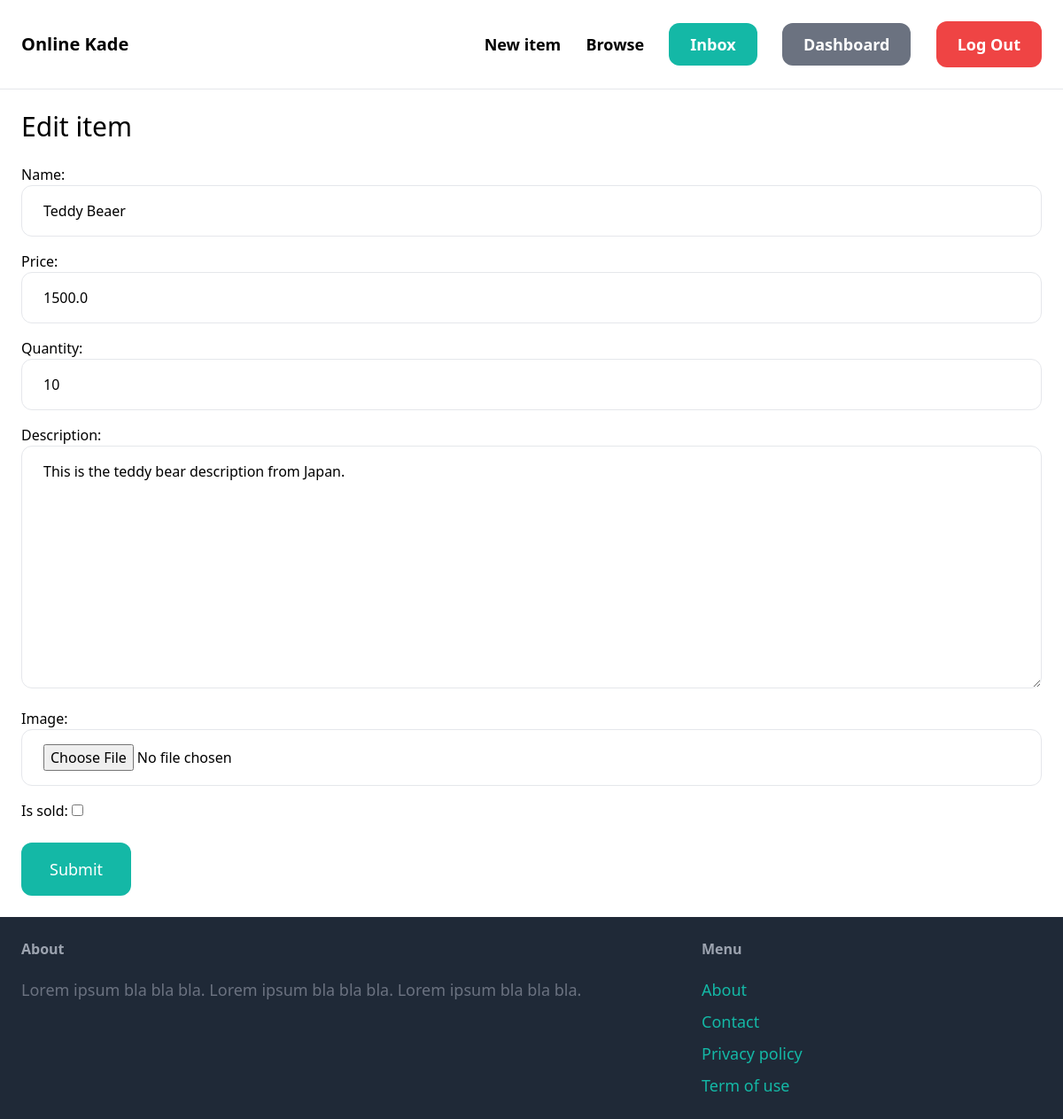
The page /items/1/edit/ (signed in) on the database its author committed.
### item/models.py (models this page shows, shortened)
class Item(models.Model):
    catagory = models.ForeignKey(
        Catagory, related_name='items', on_delete=models.CASCADE)
    name = models.CharField(max_length=100)
    description = models.TextField(blank=True, null=True)
    price = models.FloatField()
    quantity = models.IntegerField()
    image = models.ImageField(upload_to='item_images', blank=True, null=True)
    is_sold = models.BooleanField(default=False)
    created_at = models.DateTimeField(auto_now_add=True)
    created_by = models.ForeignKey(
        User, related_name='items', on_delete=models.CASCADE)

### item/views.py (the view)
# urls.py: path('<int:pk>/edit/', views.edit, name='edit'),
@login_required
def edit(request, pk):
    item = get_object_or_404(
        Item, pk=pk, created_by=request.user)
    if request.method == 'POST':
        form = EditItemForm(request.POST, request.FILES, instance=item)
        if form.is_valid():
            form.save()
            return redirect('item:detail', pk=item.id)
    else:
        form = EditItemForm(instance=item)
    return render(request, 'item/form.html', {'form': form, 'title': 'Edit item', })

### item/forms.py
class EditItemForm(forms.ModelForm):
    class Meta:
        model = Item
        fields = ['name', 'price',
                  'quantity', 'description', 'image', 'is_sold']
        widgets = {
            'name': forms.TextInput(attrs={
                'class': INPUT_CLASSES
            }),
            'price': forms.NumberInput(attrs={
                'class': INPUT_CLASSES
            }),
            'quantity': forms.NumberInput(attrs={
                'class': INPUT_CLASSES
            }),
            'description': forms.Textarea(attrs={
                'class': INPUT_CLASSES
            }),
            'image': forms.FileInput(attrs={
                'class': INPUT_CLASSES
            }),
        }

### item/templates/item/form.html (shortened to what this page needs)
{% extends 'core/base.html' %}
{%block content%}
<h1 class="mb-6 text-3xl">{{ title }}</h1>
<form method="post" action="." enctype="multipart/form-data">
    <div class="space-y-4">
        {{form.as_p}}
    </div>
    <button class="mt-6 py-4 px-8 text-lg bg-teal-500 hover:bg-teal-700 rounded-xl text-white">Submit</button>
</form>
{%endblock%}

### rows shown on the page
Item: name "Teddy Beaer", price "1500.0", quantity "10", description "This is the teddy bear description from Japan."

### other values the page prints
{{ title }} "Edit item"
